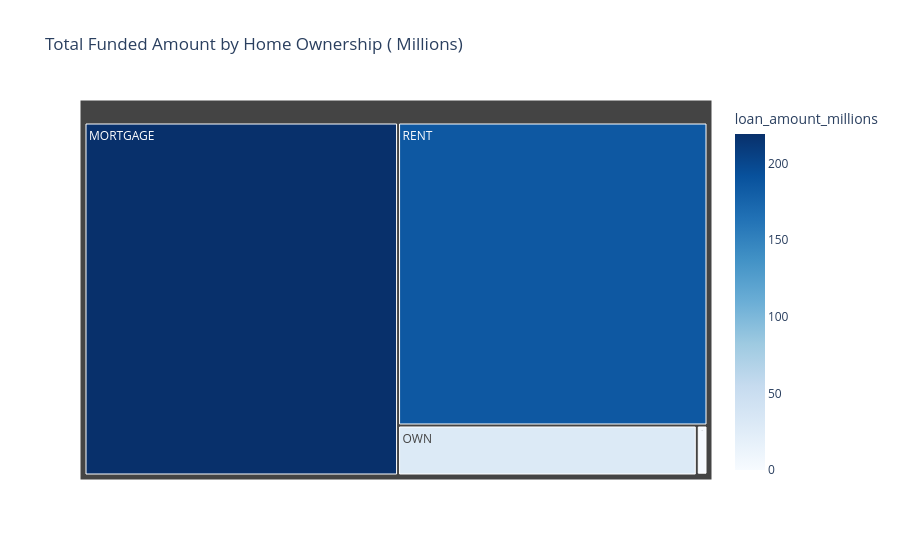

The notebook cell saved with this chart:
### Markdown cell above
# home Ownership for funded amount

### Code cell
home_funding = df.groupby('home_ownership')['loan_amount'].sum().reset_index() 
home_funding['loan_amount_millions'] = home_funding [ 'loan_amount'] / 1000000
fig= px.treemap(

home_funding,
path=['home_ownership'],
values='loan_amount_millions',
color='loan_amount_millions', 
color_continuous_scale='Blues',
title='Total Funded Amount by Home Ownership ( Millions)'
)
fig.show()

### Figure 1 — Plotly figure (JSON) as saved in the notebook; plotly's stock layout.template omitted (floating-point values rounded to 4 significant figures)
{"data": [{"branchvalues": "total", "customdata": [[219.3], [0.0168], [1.045], [29.6], [185.8]], "domain": {"x": [0, 1], "y": [0, 1]}, "hovertemplate": "labels=%{label}<br>loan_amount_millions_sum=%{value}<br>parent=%{parent}<br>id=%{id}<br>loan_amount_millions=%{color}<extra></extra>", "ids": ["MORTGAGE", "NONE", "OTHER", "OWN", "RENT"], "labels": ["MORTGAGE", "NONE", "OTHER", "OWN", "RENT"], "marker": {"coloraxis": "coloraxis", "colors": [219.3, 0.0168, 1.045, 29.6, 185.8]}, "name": "", "parents": ["", "", "", "", ""], "type": "treemap", "values": [219.3, 0.0168, 1.045, 29.6, 185.8]}], "layout": {"coloraxis": {"colorbar": {"title": {"text": "loan_amount_millions"}}, "colorscale": [[0, "rgb(247,251,255)"], [0.125, "rgb(222,235,247)"], [0.25, "rgb(198,219,239)"], [0.375, "rgb(158,202,225)"], [0.5, "rgb(107,174,214)"], [0.625, "rgb(66,146,198)"], [0.75, "rgb(33,113,181)"], [0.875, "rgb(8,81,156)"], [1, "rgb(8,48,107)"]]}, "legend": {"tracegroupgap": 0}, "title": {"text": "Total Funded Amount by Home Ownership ( Millions)"}}}
